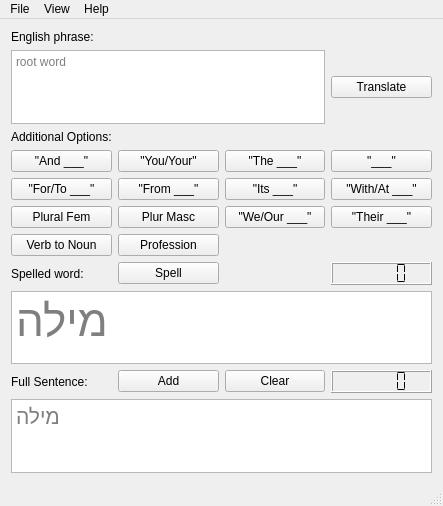
<?xml version="1.0" encoding="UTF-8"?>
<ui version="4.0">
 <class>MainWindow</class>
 <widget class="QMainWindow" name="MainWindow">
  <property name="geometry">
   <rect>
    <x>0</x>
    <y>0</y>
    <width>443</width>
    <height>506</height>
   </rect>
  </property>
  <property name="minimumSize">
   <size>
    <width>200</width>
    <height>160</height>
   </size>
  </property>
  <property name="windowTitle">
   <string>HebrewBrew Application</string>
  </property>
  <widget class="QWidget" name="centralWidget">
   <layout class="QGridLayout" name="gridLayout">
    <item row="8" column="2">
     <widget class="QPushButton" name="Modifier_THE">
      <property name="text">
       <string>&quot;The ___&quot;</string>
      </property>
     </widget>
    </item>
    <item row="8" column="3">
     <widget class="QPushButton" name="productClearButton">
      <property name="text">
       <string>&quot;___&quot;</string>
      </property>
     </widget>
    </item>
    <item row="22" column="0" colspan="4">
     <widget class="QTextEdit" name="copyText">
      <property name="font">
       <font>
        <pointsize>16</pointsize>
       </font>
      </property>
      <property name="readOnly">
       <bool>true</bool>
      </property>
      <property name="html">
       <string>&lt;!DOCTYPE HTML PUBLIC &quot;-//W3C//DTD HTML 4.0//EN&quot; &quot;http://www.w3.org/TR/REC-html40/strict.dtd&quot;&gt;
&lt;html&gt;&lt;head&gt;&lt;meta name=&quot;qrichtext&quot; content=&quot;1&quot; /&gt;&lt;style type=&quot;text/css&quot;&gt;
p, li { white-space: pre-wrap; }
&lt;/style&gt;&lt;/head&gt;&lt;body style=&quot; font-family:'Roboto'; font-size:16pt; font-weight:400; font-style:normal;&quot;&gt;
&lt;p style=&quot;-qt-paragraph-type:empty; margin-top:0px; margin-bottom:0px; margin-left:0px; margin-right:0px; -qt-block-indent:0; text-indent:0px; font-size:11pt;&quot;&gt;&lt;br /&gt;&lt;/p&gt;&lt;/body&gt;&lt;/html&gt;</string>
      </property>
      <property name="textInteractionFlags">
       <set>Qt::TextSelectableByKeyboard|Qt::TextSelectableByMouse</set>
      </property>
      <property name="placeholderText">
       <string>מילה</string>
      </property>
     </widget>
    </item>
    <item row="8" column="0">
     <widget class="QPushButton" name="Modifier_AND">
      <property name="text">
       <string>&quot;And ___&quot;</string>
      </property>
     </widget>
    </item>
    <item row="13" column="0" colspan="4">
     <widget class="QTextEdit" name="productWord">
      <property name="font">
       <font>
        <pointsize>33</pointsize>
       </font>
      </property>
      <property name="readOnly">
       <bool>true</bool>
      </property>
      <property name="html">
       <string>&lt;!DOCTYPE HTML PUBLIC &quot;-//W3C//DTD HTML 4.0//EN&quot; &quot;http://www.w3.org/TR/REC-html40/strict.dtd&quot;&gt;
&lt;html&gt;&lt;head&gt;&lt;meta name=&quot;qrichtext&quot; content=&quot;1&quot; /&gt;&lt;style type=&quot;text/css&quot;&gt;
p, li { white-space: pre-wrap; }
&lt;/style&gt;&lt;/head&gt;&lt;body style=&quot; font-family:'Roboto'; font-size:33pt; font-weight:400; font-style:normal;&quot;&gt;
&lt;p style=&quot;-qt-paragraph-type:empty; margin-top:0px; margin-bottom:0px; margin-left:0px; margin-right:0px; -qt-block-indent:0; text-indent:0px; font-size:11pt;&quot;&gt;&lt;br /&gt;&lt;/p&gt;&lt;/body&gt;&lt;/html&gt;</string>
      </property>
      <property name="textInteractionFlags">
       <set>Qt::TextSelectableByKeyboard|Qt::TextSelectableByMouse</set>
      </property>
      <property name="placeholderText">
       <string>מילה</string>
      </property>
     </widget>
    </item>
    <item row="8" column="1">
     <widget class="QPushButton" name="Modifier_NOT">
      <property name="text">
       <string>&quot;You/Your&quot;</string>
      </property>
     </widget>
    </item>
    <item row="10" column="3">
     <widget class="QPushButton" name="Modifier_THEIR">
      <property name="text">
       <string>&quot;Their ___&quot;</string>
      </property>
     </widget>
    </item>
    <item row="19" column="2">
     <widget class="QPushButton" name="Modifier_Clear">
      <property name="text">
       <string>Clear</string>
      </property>
     </widget>
    </item>
    <item row="9" column="3">
     <widget class="QPushButton" name="Modifier_PREPOSITION">
      <property name="text">
       <string>&quot;With/At ___&quot;</string>
      </property>
     </widget>
    </item>
    <item row="9" column="1">
     <widget class="QPushButton" name="Modifier_FORTO_2">
      <property name="text">
       <string>&quot;From ___&quot;</string>
      </property>
     </widget>
    </item>
    <item row="6" column="0" colspan="4">
     <widget class="QLabel" name="label_3">
      <property name="text">
       <string>Additional Options:</string>
      </property>
     </widget>
    </item>
    <item row="19" column="1">
     <widget class="QPushButton" name="productAddButton">
      <property name="text">
       <string>Add</string>
      </property>
     </widget>
    </item>
    <item row="12" column="3">
     <widget class="QLCDNumber" name="GemProduct">
      <property name="segmentStyle">
       <enum>QLCDNumber::Flat</enum>
      </property>
     </widget>
    </item>
    <item row="9" column="0">
     <widget class="QPushButton" name="Modifier_FORTO">
      <property name="text">
       <string>&quot;For/To ___&quot;</string>
      </property>
     </widget>
    </item>
    <item row="10" column="1">
     <widget class="QPushButton" name="Modifier_MY">
      <property name="text">
       <string>Plur Masc</string>
      </property>
     </widget>
    </item>
    <item row="9" column="2">
     <widget class="QPushButton" name="Modifier_ITS">
      <property name="text">
       <string>&quot;Its ___&quot;</string>
      </property>
     </widget>
    </item>
    <item row="10" column="2">
     <widget class="QPushButton" name="Modifier_OUR">
      <property name="text">
       <string>&quot;We/Our ___&quot;</string>
      </property>
     </widget>
    </item>
    <item row="10" column="0">
     <widget class="QPushButton" name="Modifier_OR">
      <property name="text">
       <string>Plural Fem</string>
      </property>
     </widget>
    </item>
    <item row="5" column="0" colspan="3">
     <widget class="QPlainTextEdit" name="rootForm">
      <property name="lineWrapMode">
       <enum>QPlainTextEdit::NoWrap</enum>
      </property>
      <property name="placeholderText">
       <string>root word</string>
      </property>
     </widget>
    </item>
    <item row="5" column="3">
     <widget class="QPushButton" name="OkButton">
      <property name="text">
       <string>Translate</string>
      </property>
     </widget>
    </item>
    <item row="4" column="0" colspan="4">
     <widget class="QLabel" name="label_2">
      <property name="text">
       <string>English phrase:</string>
      </property>
     </widget>
    </item>
    <item row="19" column="3">
     <widget class="QLCDNumber" name="GemSentence">
      <property name="smallDecimalPoint">
       <bool>false</bool>
      </property>
      <property name="mode">
       <enum>QLCDNumber::Dec</enum>
      </property>
      <property name="segmentStyle">
       <enum>QLCDNumber::Flat</enum>
      </property>
     </widget>
    </item>
    <item row="19" column="0">
     <widget class="QLabel" name="label">
      <property name="text">
       <string>Full Sentence:</string>
      </property>
     </widget>
    </item>
    <item row="11" column="1">
     <widget class="QPushButton" name="Modifier_PERSON">
      <property name="text">
       <string>Profession</string>
      </property>
     </widget>
    </item>
    <item row="11" column="0">
     <widget class="QPushButton" name="Modifier_NOUN">
      <property name="text">
       <string>Verb to Noun</string>
      </property>
     </widget>
    </item>
    <item row="12" column="0">
     <widget class="QLabel" name="label_4">
      <property name="text">
       <string>Spelled word:</string>
      </property>
     </widget>
    </item>
    <item row="12" column="1">
     <widget class="QPushButton" name="spellButton">
      <property name="text">
       <string>Spell</string>
      </property>
     </widget>
    </item>
   </layout>
  </widget>
  <widget class="QMenuBar" name="menuBar">
   <property name="geometry">
    <rect>
     <x>0</x>
     <y>0</y>
     <width>443</width>
     <height>23</height>
    </rect>
   </property>
   <widget class="QMenu" name="menuHebrew_Brew">
    <property name="title">
     <string>File</string>
    </property>
    <addaction name="separator"/>
    <addaction name="actionLoad_Dictionary"/>
    <addaction name="actionSave_Dictionary"/>
    <addaction name="actionView_Dictionary"/>
    <addaction name="actionEmpty_Dictionary"/>
    <addaction name="separator"/>
   </widget>
   <widget class="QMenu" name="menuEdit">
    <property name="title">
     <string>View</string>
    </property>
    <addaction name="actionSpectral_Speller"/>
    <addaction name="actionNekudot_Guide"/>
    <addaction name="actionTorah_Study"/>
   </widget>
   <widget class="QMenu" name="menuHelp">
    <property name="title">
     <string>Help</string>
    </property>
   </widget>
   <addaction name="menuHebrew_Brew"/>
   <addaction name="menuEdit"/>
   <addaction name="menuHelp"/>
  </widget>
  <widget class="QStatusBar" name="statusBar"/>
  <action name="actionLoad_Dictionary">
   <property name="text">
    <string>Load Dictionary</string>
   </property>
  </action>
  <action name="actionSave_Dictionary">
   <property name="text">
    <string>Save Dictionary</string>
   </property>
  </action>
  <action name="actionEmpty_Dictionary">
   <property name="text">
    <string>Empty Dictionary</string>
   </property>
  </action>
  <action name="actionView_Dictionary">
   <property name="text">
    <string>View Dictionary</string>
   </property>
  </action>
  <action name="actionSpectral_Speller">
   <property name="text">
    <string>Spectral Speller</string>
   </property>
  </action>
  <action name="actionNekudot_Guide">
   <property name="text">
    <string>Nekudot Guide</string>
   </property>
  </action>
  <action name="actionTorah_Study">
   <property name="text">
    <string>Torah Study™</string>
   </property>
  </action>
 </widget>
 <layoutdefault spacing="6" margin="11"/>
 <resources/>
 <connections/>
</ui>
